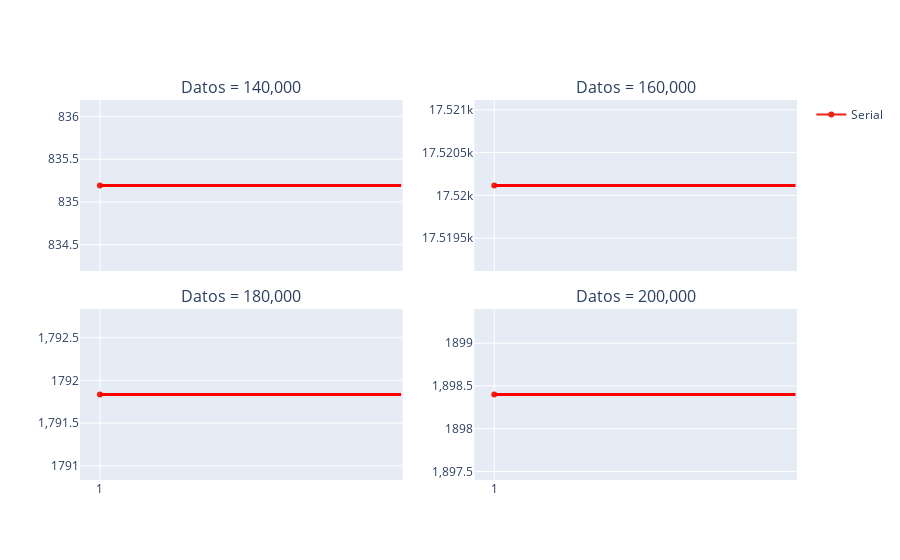

Notebook code cell kept with this figure:
### Code cell
fig = make_subplots(rows=2, cols=2, vertical_spacing=0.1,
                    horizontal_spacing=0.1, shared_xaxes=True, shared_yaxes=False,subplot_titles=("Plot 1", "Plot 2", "Plot 3", "Plot 4"))
hilos = df['hilos'].unique().tolist()

fig.add_trace(go.Scatter(x=hilos, y=df.loc[(df['modo'] != 'serial') & (df['datos'] == "140000")].sort_index()['tiempo'], 
                         line_color='#fae823', showlegend=False,
                         hovertemplate=[], xaxis='x1', yaxis='y1',legendgroup = '1',name='Paralelo'), row=1, col=1)

fig.add_trace(go.Scatter(x=hilos, y=df.loc[(df['modo'] != 'serial') & (df['datos'] == "160000")].sort_index()['tiempo'],
                         line_color='#fae823', showlegend=False,
                         hovertemplate=[], xaxis='x2', yaxis='y2',legendgroup = '1',name='Paralelo'), row=1, col=2)

fig.add_trace(go.Scatter(x=hilos, y=df.loc[(df['modo'] != 'serial') & (df['datos'] == "180000")].sort_index()['tiempo'], 
                         line_color='#fae823', showlegend=True,
                         hovertemplate=[], xaxis='x3', yaxis='y3',legendgroup = '1',name='Paralelo'), row=2, col=1)

fig.add_trace(go.Scatter(x=hilos, y=df.loc[(df['modo'] != 'serial') & (df['datos'] == "200000")].sort_index()['tiempo'],
                         line_color='#fae823', showlegend=False,
                         hovertemplate=[], xaxis='x4', yaxis='y4',legendgroup = '1',name='Paralelo'), row=2, col=2)

lista = ['140000','160000','180000','200000']
cont = 0
for i in range(2):
    for j in range(2):
            dt = df.loc[(df['modo'] == 'serial') & (df['datos'] == lista[cont])].sort_index()['tiempo'].sum()
            cont += 1
            if cont == 1:
                fig.add_trace(go.Scatter(x=hilos, y=[dt,dt,dt,dt],
                         line_color='#EE2313', showlegend=True,
                         hovertemplate=[], xaxis='x' + str(cont), yaxis='y' + str(cont),legendgroup = '2',name='Serial'), row=i+1, col=j+1)
            else:
                fig.add_trace(go.Scatter(x=hilos, y=[dt,dt,dt,dt],
                         line_color='#EE2313', showlegend=False,
                         hovertemplate=[], xaxis='x' + str(cont), yaxis='y' + str(cont),legendgroup = '2',name='Serial'), row=i+1, col=j+1)

names = {'Plot 1':'Datos = 140,000', 'Plot 2':'Datos = 160,000', 'Plot 3':'Datos = 180,000', 'Plot 4':'Datos = 200,000'}
fig.for_each_annotation(lambda a: a.update(text = names[a.text]))

# add shapes
col_count = 1
for i in range(1,3):
    for j in range(1,3):
        fig.add_shape(go.layout.Shape(type="line",
                                        yref="paper",
                                        xref="x",
                                        x0=0,
                                        y0=df.loc[(df['modo'] == 'serial') & (df['datos'] == lista[col_count-1])].sort_index()['tiempo'].sum(),
                                        x1=4,
                                        y1=df.loc[(df['modo'] == 'serial') & (df['datos'] == lista[col_count-1])].sort_index()['tiempo'].sum(),
                                        #line=dict(color="RoyalBlue", width=3),),
                                        line=dict(color='red', width=3),),
                      row=i,
                      col=j)
        col_count = col_count+1
fig.update_layout(legend_groupclick='toggleitem')
fig.show()

### Figure 1 — Plotly figure (JSON) as saved in the notebook; plotly's stock layout.template omitted (floating-point values rounded to 4 significant figures)
{"data": [{"hovertemplate": [], "legendgroup": "1", "line": {"color": "#fae823"}, "name": "Paralelo", "showlegend": false, "type": "scatter", "x": ["1"], "xaxis": "x", "y": [], "yaxis": "y"}, {"hovertemplate": [], "legendgroup": "1", "line": {"color": "#fae823"}, "name": "Paralelo", "showlegend": false, "type": "scatter", "x": ["1"], "xaxis": "x2", "y": [], "yaxis": "y2"}, {"hovertemplate": [], "legendgroup": "1", "line": {"color": "#fae823"}, "name": "Paralelo", "showlegend": true, "type": "scatter", "x": ["1"], "xaxis": "x3", "y": [], "yaxis": "y3"}, {"hovertemplate": [], "legendgroup": "1", "line": {"color": "#fae823"}, "name": "Paralelo", "showlegend": false, "type": "scatter", "x": ["1"], "xaxis": "x4", "y": [], "yaxis": "y4"}, {"hovertemplate": [], "legendgroup": "2", "line": {"color": "#EE2313"}, "name": "Serial", "showlegend": true, "type": "scatter", "x": ["1"], "xaxis": "x", "y": [835.2, 835.2, 835.2, 835.2], "yaxis": "y"}, {"hovertemplate": [], "legendgroup": "2", "line": {"color": "#EE2313"}, "name": "Serial", "showlegend": false, "type": "scatter", "x": ["1"], "xaxis": "x2", "y": [17520.0, 17520.0, 17520.0, 17520.0], "yaxis": "y2"}, {"hovertemplate": [], "legendgroup": "2", "line": {"color": "#EE2313"}, "name": "Serial", "showlegend": false, "type": "scatter", "x": ["1"], "xaxis": "x3", "y": [1792.0, 1792.0, 1792.0, 1792.0], "yaxis": "y3"}, {"hovertemplate": [], "legendgroup": "2", "line": {"color": "#EE2313"}, "name": "Serial", "showlegend": false, "type": "scatter", "x": ["1"], "xaxis": "x4", "y": [1898.0, 1898.0, 1898.0, 1898.0], "yaxis": "y4"}], "layout": {"annotations": [{"font": {"size": 16}, "showarrow": false, "text": "Datos = 140,000", "x": 0.225, "xanchor": "center", "xref": "paper", "y": 1, "yanchor": "bottom", "yref": "paper"}, {"font": {"size": 16}, "showarrow": false, "text": "Datos = 160,000", "x": 0.775, "xanchor": "center", "xref": "paper", "y": 1, "yanchor": "bottom", "yref": "paper"}, {"font": {"size": 16}, "showarrow": false, "text": "Datos = 180,000", "x": 0.225, "xanchor": "center", "xref": "paper", "y": 0.45, "yanchor": "bottom", "yref": "paper"}, {"font": {"size": 16}, "showarrow": false, "text": "Datos = 200,000", "x": 0.775, "xanchor": "center", "xref": "paper", "y": 0.45, "yanchor": "bottom", "yref": "paper"}], "legend": {"groupclick": "toggleitem"}, "shapes": [{"line": {"color": "red", "width": 3}, "type": "line", "x0": 0, "x1": 4, "xref": "x", "y0": 835.2, "y1": 835.2, "yref": "y"}, {"line": {"color": "red", "width": 3}, "type": "line", "x0": 0, "x1": 4, "xref": "x2", "y0": 17520.0, "y1": 17520.0, "yref": "y2"}, {"line": {"color": "red", "width": 3}, "type": "line", "x0": 0, "x1": 4, "xref": "x3", "y0": 1792.0, "y1": 1792.0, "yref": "y3"}, {"line": {"color": "red", "width": 3}, "type": "line", "x0": 0, "x1": 4, "xref": "x4", "y0": 1898.0, "y1": 1898.0, "yref": "y4"}], "xaxis": {"anchor": "y", "domain": [0, 0.45], "matches": "x3", "showticklabels": false}, "xaxis2": {"anchor": "y2", "domain": [0.55, 1], "matches": "x4", "showticklabels": false}, "xaxis3": {"anchor": "y3", "domain": [0, 0.45]}, "xaxis4": {"anchor": "y4", "domain": [0.55, 1]}, "yaxis": {"anchor": "x", "domain": [0.55, 1]}, "yaxis2": {"anchor": "x2", "domain": [0.55, 1]}, "yaxis3": {"anchor": "x3", "domain": [0, 0.45]}, "yaxis4": {"anchor": "x4", "domain": [0, 0.45]}}}
